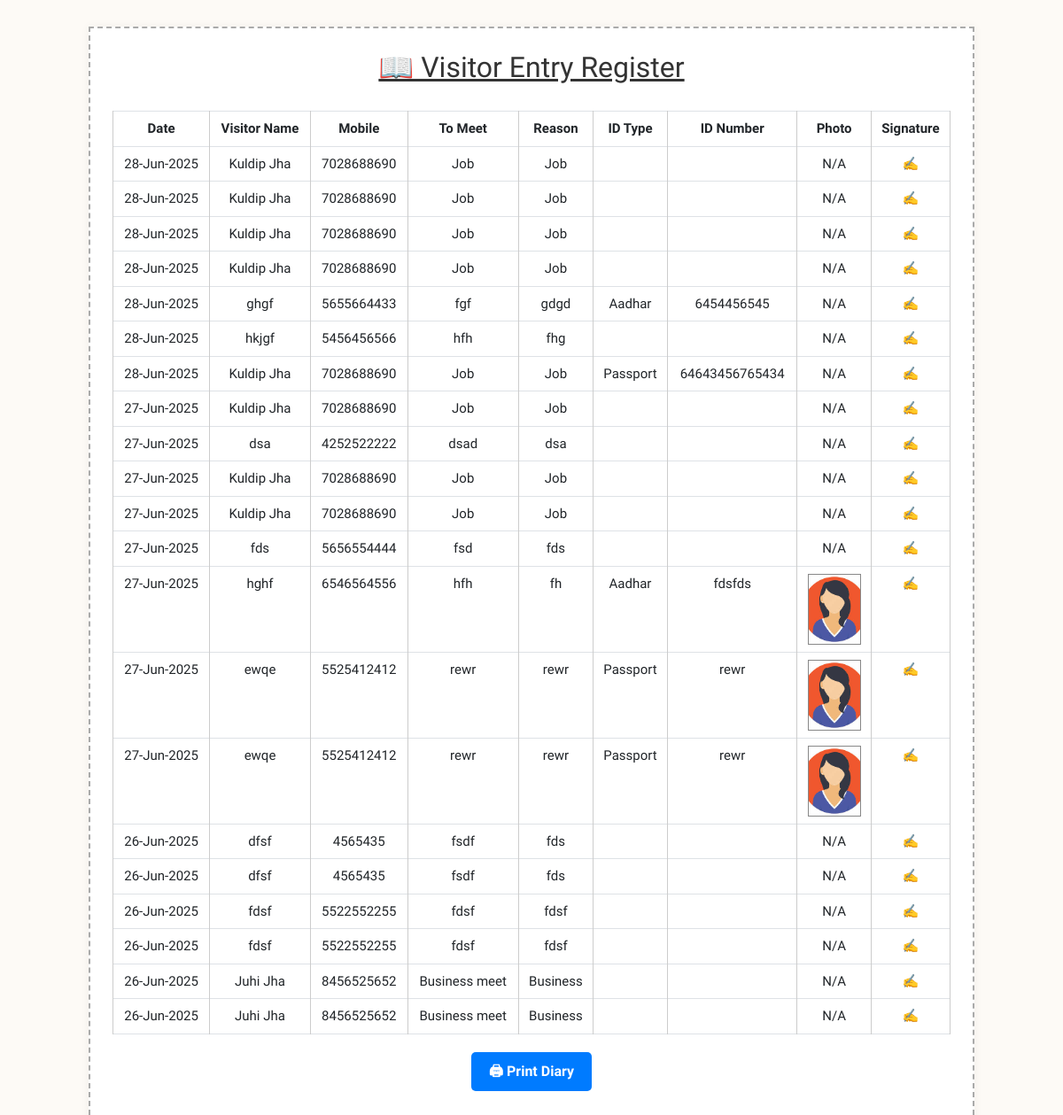
The app's page /visitor/log.php (signed in) with its own data.
### tables this page shows
CREATE TABLE `tblvisitor` (
  `ID` int(5) NOT NULL,
  `categoryName` varchar(120) DEFAULT NULL,
  `VisitorName` varchar(120) DEFAULT NULL,
  `MobileNumber` bigint(11) DEFAULT NULL,
  `Address` varchar(250) DEFAULT NULL,
  `Apartment` varchar(120) NOT NULL,
  `Floor` varchar(120) NOT NULL,
  `WhomtoMeet` varchar(120) DEFAULT NULL,
  `ReasontoMeet` varchar(120) DEFAULT NULL,
  `EnterDate` timestamp NULL DEFAULT current_timestamp(),
  `remark` varchar(255) DEFAULT NULL,
  `outtime` timestamp NULL DEFAULT NULL ON UPDATE current_timestamp(),
  `idCardType` varchar(50) DEFAULT NULL,
  `idCardNumber` varchar(100) DEFAULT NULL,
  `idCardImage` varchar(255) DEFAULT NULL,
  `visitorPhoto` varchar(255) DEFAULT NULL
);

### visitor/log.php (the view, shortened to what this page needs)
<?php
$conn = new mysqli("localhost", "root", "", "avmsdb");
$result = $conn->query("SELECT * FROM tblvisitor ORDER BY ID DESC");
?>
<!DOCTYPE html>
<html lang="en">
<head>
  <link href="https://cdn.jsdelivr.net/npm/bootstrap@5.3.0/dist/css/bootstrap.min.css" rel="stylesheet">
</head>
<body>
<div class="diary-container">
  <h2>📖 Visitor Entry Register</h2>
  <table class="table table-bordered">
    <thead>
      <tr>
        <th>Date</th>
        <th>Visitor Name</th>
        <th>Mobile</th>
        <th>To Meet</th>
        <th>Reason</th>
        <th>ID Type</th>
        <th>ID Number</th>
        <th>Photo</th>
        <th>Signature</th>
      </tr>
    </thead>
    <tbody>
      <?php while ($row = $result->fetch_assoc()): ?>
      <tr>
        <td><?= date("d-M-Y", strtotime($row['EnterDate'])) ?></td>
        <td><?= htmlspecialchars($row['VisitorName']) ?></td>
        <td><?= htmlspecialchars($row['MobileNumber']) ?></td>
        <td><?= htmlspecialchars($row['WhomtoMeet']) ?></td>
        <td><?= htmlspecialchars($row['ReasontoMeet']) ?></td>
        <td><?= htmlspecialchars($row['idCardType']) ?></td>
        <td><?= htmlspecialchars($row['idCardNumber']) ?></td>
        <td>
          <?php if (!empty($row['idCardImage'])): ?>
            <img src="<?= htmlspecialchars($row['idCardImage']) ?>" alt="ID" class="photo">
          <?php else: ?>
            N/A
          <?php endif; ?>
        </td>
        <td>✍️</td>
      </tr>
      <?php endwhile; ?>
    </tbody>
  </table>
  <button class="print-btn" onclick="window.print()">🖨 Print Diary</button>
</div>
</body>
</html>

### visitor/log.php (style rules this page uses)
body { background-color: #fdfaf6; font-family: 'Handlee', cursive; padding: 30px; }
.diary-container { max-width: 1000px; margin: auto; background: #fff; border: 2px dashed #aaa; padding: 25px; box-shadow: 0 0 10px rgba(0,0,0,0.05); }
h2 { text-align: center; margin-bottom: 30px; text-decoration: underline; color: #333; }
table { width: 100%; border-collapse: collapse; background-image: repeating-linear-gradient(to bottom, transparent, transparent 38px, #ddd 39px); }
th, td { border: 1px solid #ccc; padding: 8px; text-align: center; font-size: 15px; background-color: rgba(255, 255, 255, 0.9); }
th { background-color: #f0ede5; }
.photo { width: 60px; height: 80px; object-fit: cover; border: 1px solid #888; }
.print-btn { display: block; margin: 20px auto; padding: 10px 20px; background: #007bff; color: white; border: none; font-weight: bold; border-radius: 5px; cursor: pointer; }

### records on screen
tblvisitor: EnterDate "28-Jun-2025", VisitorName "Kuldip Jha", MobileNumber "7028688690", WhomtoMeet "Job", ReasontoMeet "Job", idCardImage "N/A"
tblvisitor: EnterDate "28-Jun-2025", VisitorName "Kuldip Jha", MobileNumber "7028688690", WhomtoMeet "Job", ReasontoMeet "Job", idCardImage "N/A"
tblvisitor: EnterDate "28-Jun-2025", VisitorName "Kuldip Jha", MobileNumber "7028688690", WhomtoMeet "Job", ReasontoMeet "Job", idCardImage "N/A"
tblvisitor: EnterDate "28-Jun-2025", VisitorName "Kuldip Jha", MobileNumber "7028688690", WhomtoMeet "Job", ReasontoMeet "Job", idCardImage "N/A"
tblvisitor: EnterDate "28-Jun-2025", VisitorName "ghgf", MobileNumber "5655664433", WhomtoMeet "fgf", ReasontoMeet "gdgd", idCardType "Aadhar", idCardNumber "6454456545", idCardImage "N/A"
tblvisitor: EnterDate "28-Jun-2025", VisitorName "hkjgf", MobileNumber "5456456566", WhomtoMeet "hfh", ReasontoMeet "fhg", shows "N/A"
tblvisitor: EnterDate "28-Jun-2025", VisitorName "Kuldip Jha", MobileNumber "7028688690", WhomtoMeet "Job", ReasontoMeet "Job", idCardType "Passport", idCardNumber "64643456765434", idCardImage "N/A"
tblvisitor: EnterDate "27-Jun-2025", VisitorName "Kuldip Jha", MobileNumber "7028688690", WhomtoMeet "Job", ReasontoMeet "Job", idCardImage "N/A"
tblvisitor: EnterDate "27-Jun-2025", VisitorName "dsa", MobileNumber "4252522222", WhomtoMeet "dsad", ReasontoMeet "dsa", idCardImage "N/A"
tblvisitor: EnterDate "27-Jun-2025", VisitorName "Kuldip Jha", MobileNumber "7028688690", WhomtoMeet "Job", ReasontoMeet "Job", idCardImage "N/A"
tblvisitor: EnterDate "27-Jun-2025", VisitorName "Kuldip Jha", MobileNumber "7028688690", WhomtoMeet "Job", ReasontoMeet "Job", idCardImage "N/A"
tblvisitor: EnterDate "27-Jun-2025", VisitorName "fds", MobileNumber "5656554444", WhomtoMeet "fsd", ReasontoMeet "fds", idCardImage "N/A"
tblvisitor: EnterDate "27-Jun-2025", VisitorName "hghf", MobileNumber "6546564556", WhomtoMeet "hfh", ReasontoMeet "fh", idCardType "Aadhar", idCardNumber "fdsfds", idCardImage (picture)
tblvisitor: EnterDate "27-Jun-2025", VisitorName "ewqe", MobileNumber "5525412412", WhomtoMeet "rewr", ReasontoMeet "rewr", idCardType "Passport", idCardNumber "rewr", idCardImage (picture)
tblvisitor: EnterDate "27-Jun-2025", VisitorName "ewqe", MobileNumber "5525412412", WhomtoMeet "rewr", ReasontoMeet "rewr", idCardType "Passport", idCardNumber "rewr", idCardImage (picture)
tblvisitor: EnterDate "26-Jun-2025", VisitorName "dfsf", MobileNumber "4565435", WhomtoMeet "fsdf", ReasontoMeet "fds", shows "N/A"
tblvisitor: EnterDate "26-Jun-2025", VisitorName "dfsf", MobileNumber "4565435", WhomtoMeet "fsdf", ReasontoMeet "fds", shows "N/A"
tblvisitor: EnterDate "26-Jun-2025", VisitorName "fdsf", MobileNumber "5522552255", WhomtoMeet "fdsf", ReasontoMeet "fdsf", shows "N/A"
tblvisitor: EnterDate "26-Jun-2025", VisitorName "fdsf", MobileNumber "5522552255", WhomtoMeet "fdsf", ReasontoMeet "fdsf", shows "N/A"
tblvisitor: EnterDate "26-Jun-2025", VisitorName "Juhi Jha", MobileNumber "8456525652", WhomtoMeet "Business meet", ReasontoMeet "Business", shows "N/A"
tblvisitor: EnterDate "26-Jun-2025", VisitorName "Juhi Jha", MobileNumber "8456525652", WhomtoMeet "Business meet", ReasontoMeet "Business", shows "N/A"
